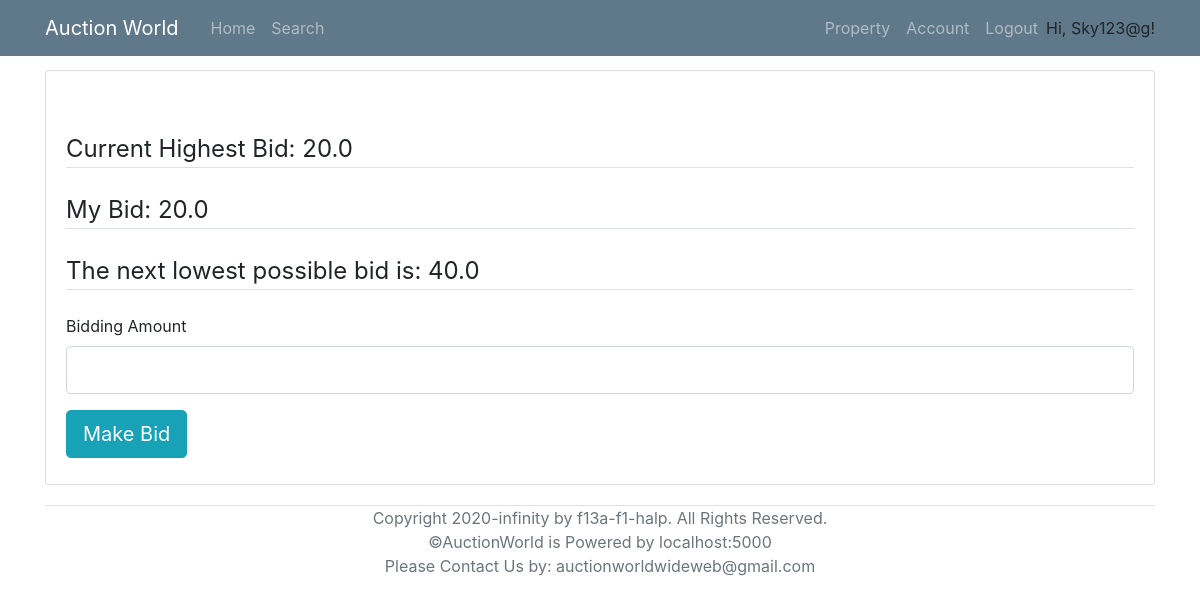
Page /viewAuction/2 (signed in) on the earlier database version.
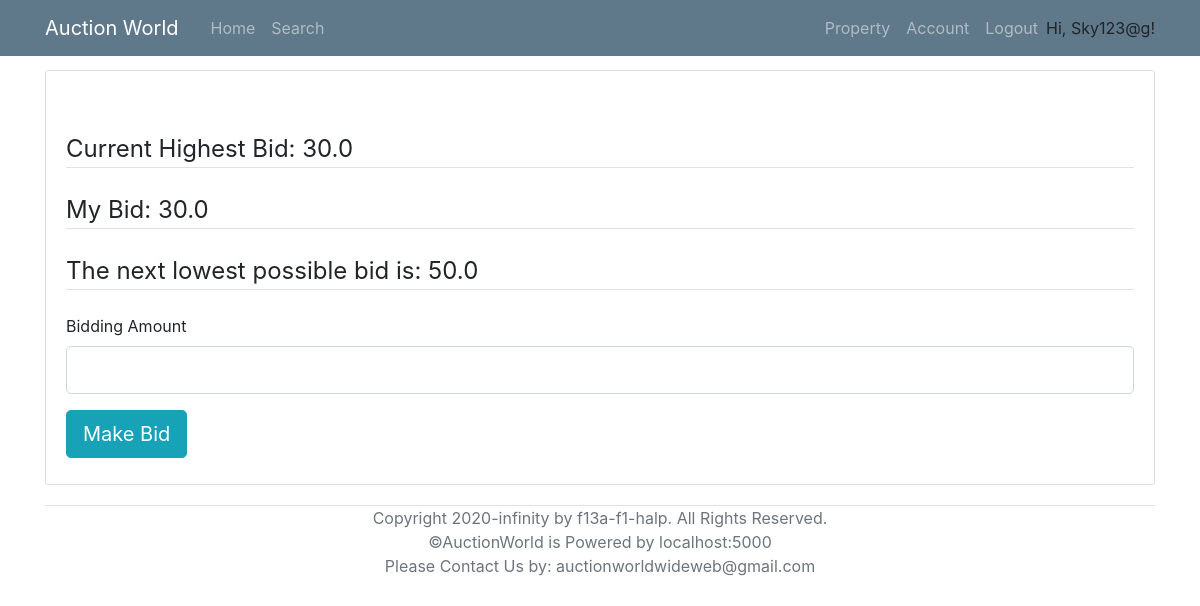
Same page on the later database version.
### models.py (models this page shows)
class Bid(db.Model):
    __tablename__ = 'Bid'
    id = db.Column(db.Integer, primary_key=True)
    BidderID = db.Column(db.Integer, db.ForeignKey('User.id'), nullable=False)
    AuctionID = db.Column(db.Integer, db.ForeignKey('AuctionDetails.id'), nullable=False)
    Amount = db.Column(db.Float, nullable=False)

### routes.py (the view, shortened to what this page needs)
@app.route("/viewAuction/<AuctionID_>", methods=['GET', 'POST'])
@login_required
def viewAuction(AuctionID_):
    user = User.query.get(current_user.id)
    auction = AuctionDetails.query.filter_by(id = AuctionID_).first_or_404()
    property_ = Property.query.get(auction.PropertyID)
    if not if_have_cards(current_user.id):
        flash(f'Please enter id information and at least one card to process bidding', 'warning')
        return redirect(url_for('account', user_id=current_user.id))
    if auction.SellerID == current_user.id:
        return redirect(url_for('changeAuctionDetails', AuctionID_ = auction.id))
    if auction.AuctionEnd > datetime.now():
        registeredBefore = RegisteredAssociation.query.filter_by(RegisteredBidderID=user.id, PropertyID =property_.id).first()
        if not registeredBefore:
            flash(f'Congrats! You registered the auction successfully, this property is in your watching list right now.', 'success')
            registered = RegisteredAssociation(RegisteredBidderID=user.id, PropertyID = property_.id)
            db.session.add(registered)
            db.session.commit()
    else:
        flash(f'This auction has already ended', 'warning')
        return redirect(url_for('home'))
    highestBid = Bid.query.filter_by(AuctionID = AuctionID_).order_by(Bid.Amount)
    highestAmount = 0
    for amount in highestBid:
        highestAmount = amount.Amount
    myBid = 0
    myBids = Bid.query.filter_by(AuctionID = AuctionID_, BidderID = user.id).order_by(Bid.Amount)
    for amount in myBids:
        myBid = amount.Amount
    nextLow = auction.MinBiddingGap + highestAmount
    form = MakeBidForm()
    return render_template('viewAuction.html', form = form, highestBid = highestAmount, myBid = myBid, nextLow = nextLow)

### forms.py
class MakeBidForm(FlaskForm):
    newBid = DecimalField('Bidding Amount', validators=[DataRequired()])
    submitBid = SubmitField('Make Bid')

### models.py (called while the page is built)
@login_manager.user_loader
def load_user(id):
    return User.query.get(id)

### routes.py (called while the page is built)
def if_have_cards(user_id):
    user=db.session.query(User).get(user_id)
    cards = user.cards.count()
    if cards > 0 and user.id_confirmation:
        return True
    return False

### templates/viewAuction.html (shortened to what this page needs)
{% extends "base.html" %}
{% block content %}
    <div class="content-section">
    	<form action="" method= "POST" style="margin-top: 50px;" novalidate>
    		<fieldset class="form-group">
    			<legend class="border-bottom mb-4">Current Highest Bid: {{highestBid}}</legend>
                <legend class="border-bottom mb-4">My Bid: {{myBid}}</legend>
                <legend class="border-bottom mb-4">The next lowest possible bid is: {{nextLow}}</legend>
                {{ form.newBid.label(class="form-control-label") }}
                {% if form.newBid.errors %}
                    {{ form.newBid(class="form-control form-control-lg is-invalid") }}
                    <div class="invalid-feedback">
                        {% for error in form.newBid.errors %}
                            <span>{{ error }}</span>
                        {% endfor %}
                    </div>
                {% else %}
                    {{ form.newBid(class="form-control form-control-lg") }}
                {% endif %}
    		</fieldset>
            <div class="form-group">
                {{ form.submitBid(class="btn btn-info btn-lg") }}
            </div>
    	</form>
    </div>
{% endblock content %}

Differences in the rows shown:
changed Bid: Amount "20.0" → "30.0"
Other differences:
{{ nextLow }}: "40.0" → "50.0"
